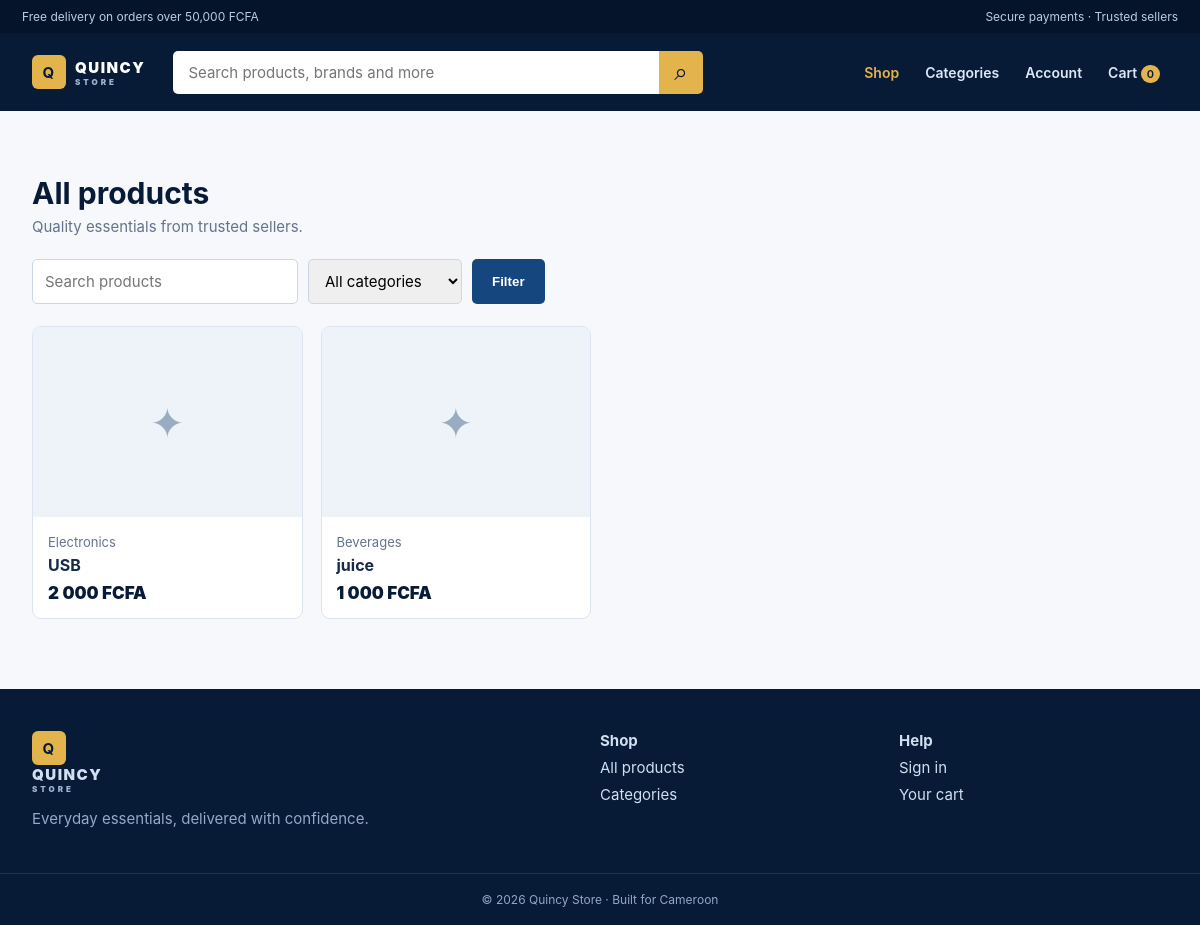
The page /b2c/products.php on the database its author committed.
### tables this page shows
CREATE TABLE `products` (
  `id` int(11) NOT NULL,
  `supplier_id` int(11) DEFAULT NULL,
  `manufacturer_id` int(11) DEFAULT NULL,
  `category_id` int(11) NOT NULL,
  `name` varchar(200) NOT NULL,
  `slug` varchar(220) NOT NULL,
  `description` text DEFAULT NULL,
  `sku` varchar(100) DEFAULT NULL,
  `retail_price` decimal(12,2) NOT NULL,
  `wholesale_price` decimal(12,2) DEFAULT NULL,
  `minimum_order_quantity` int(11) DEFAULT 1,
  `unit` varchar(50) DEFAULT 'piece',
  `weight` decimal(10,2) DEFAULT NULL,
  `country_of_origin` varchar(100) DEFAULT 'Cameroon',
  `status` enum('draft','active','out_of_stock','discontinued') DEFAULT 'draft',
  `created_at` timestamp NOT NULL DEFAULT current_timestamp(),
  `updated_at` timestamp NOT NULL DEFAULT current_timestamp() ON UPDATE current_timestamp()
);

CREATE TABLE `categories` (
  `id` int(11) NOT NULL,
  `parent_id` int(11) DEFAULT NULL,
  `name` varchar(100) NOT NULL,
  `description` text DEFAULT NULL,
  `image` varchar(255) DEFAULT NULL,
  `status` enum('active','inactive') DEFAULT 'active',
  `created_at` timestamp NOT NULL DEFAULT current_timestamp(),
  `updated_at` timestamp NOT NULL DEFAULT current_timestamp() ON UPDATE current_timestamp()
);

### includes/functions.php (called while the page is built, shortened)
<?php
function e(mixed $value): string
{
    return htmlspecialchars((string) $value, ENT_QUOTES, 'UTF-8');
}
function formatPrice(float|int|string $amount): string
{
    return number_format((float) $amount, 0, '.', ' ') . ' FCFA';
}

### b2c/products.php (the view, shortened to what this page needs)
<?php
require_once __DIR__ . '/_bootstrap.php';
$term=trim((string)($_GET['q']??'')); $category=filter_input(INPUT_GET,'category',FILTER_VALIDATE_INT) ?: null;
$where=["p.status='active'"]; $params=[];
$products=b2cRows("SELECT p.*,c.name category_name,COALESCE(i.quantity-i.reserved_quantity,0) available_quantity,(SELECT pi.image FROM product_images pi WHERE pi.product_id=p.id ORDER BY pi.is_primary DESC,pi.sort_order LIMIT 1) image FROM products p LEFT JOIN categories c ON c.id=p.category_id LEFT JOIN inventory i ON i.product_id=p.id AND i.variant_id IS NULL WHERE ".implode(' AND ',$where)." ORDER BY p.created_at DESC LIMIT 48",$params);
b2cPage('Products','products'); ?>
<div class="section-head"><div><h1><?= $term ? 'Search results' : 'All products' ?></h1><p><?= $term ? 'Showing matches for “'.e($term).'”' : 'Quality essentials from trusted sellers.' ?></p></div></div>
<form class="filters" method="get"><input name="q" value="<?= e($term) ?>" placeholder="Search products"><select name="category" data-autosubmit><option value="">All categories</option></select><button class="btn" type="submit">Filter</button></form>
<?php if(!$products): ?><div class="empty"><h3>No products found</h3><p>Try another search or browse all categories.</p><a class="btn light" href="products.php">Clear filters</a></div><?php else: ?><section class="grid"><?php foreach($products as $p): ?><article class="card"><a href="product-details.php?id=<?= (int)$p['id'] ?>"><div class="product-image"><?php if($p['image']): ?><img src="<?= e(b2cImage($p['image'])) ?>" alt="<?= e($p['name']) ?>"><?php else: ?>✦<?php endif; ?></div><div class="card-body"><span class="muted"><?= e($p['category_name']??'Collection') ?></span><h3><?= e($p['name']) ?></h3><span class="price"><?= e(formatPrice($p['retail_price'])) ?></span></div></a></article><?php endforeach; ?></section><?php endif; ?><?php b2cEnd(); ?>

### b2c/b2c.css (style rules this page uses)
:root { --navy:#071a36;--blue:#15467d;--gold:#e4b44c;--ink:#172b46;--muted:#64748b;--line:#dbe4ef;--bg:#f6f8fb }
* { box-sizing:border-box }
body { margin:0;font:15px Inter,system-ui,-apple-system,Segoe UI,sans-serif;color:var(--ink);background:var(--bg) }
a { color:inherit;text-decoration:none }
.btn { display:inline-block;padding:12px 20px;background:var(--blue);color:white;border:0;border-radius:5px;font-weight:800;cursor:pointer }
.section-head { display:flex;justify-content:space-between;align-items:end;margin:30px 0 17px }
.section-head h1,.section-head h2 { margin:0;color:var(--navy) }
.section-head p { margin:6px 0;color:var(--muted) }
.grid { display:grid;grid-template-columns:repeat(4,1fr);gap:18px }
.card { background:white;border:1px solid var(--line);border-radius:9px;overflow:hidden }
.product-image { height:190px;background:#edf3f9;display:grid;place-items:center;color:#9aacc0;font-size:42px }
.card-body { padding:15px }
.card h3 { font-size:16px;margin:4px 0 8px }
.price { font-weight:900;color:var(--navy);font-size:17px }
.muted { color:var(--muted);font-size:13px }
.filters { display:flex;gap:10px;flex-wrap:wrap;margin-bottom:22px }
.filters select,.filters input,.form input,.form textarea,.form select { padding:11px 12px;border:1px solid #cbd7e5;border-radius:5px;font:inherit }

### rows shown on the page
products: category.name "Electronics", name "USB", retail_price "2 000 FCFA"
products: category.name "Beverages", name "juice", retail_price "1 000 FCFA"

### other values the page prints
$cart "0"
